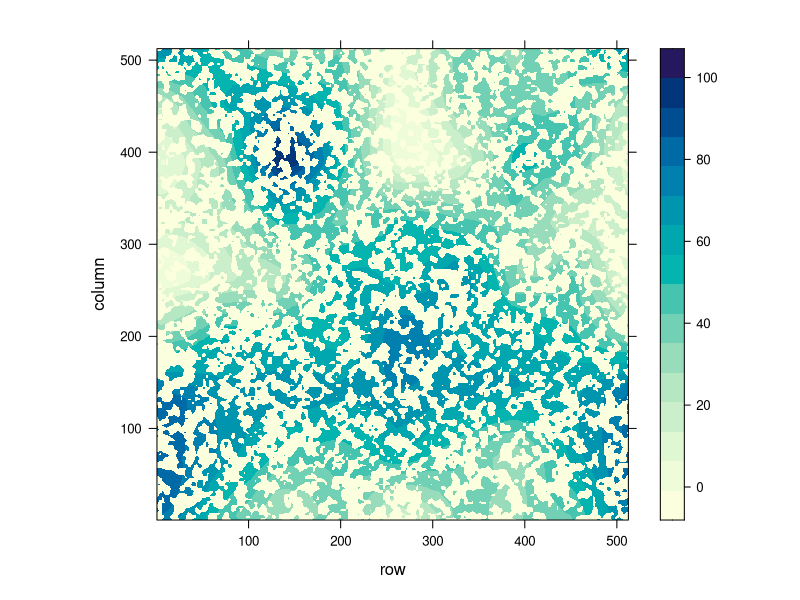

R code for this plot:
library(waveslim)
library(lattice)

#function to re-scale wavelet coefficients
waveSynth2 <- function(dim, varFun, ..., wavelet = "haar") {
  require(waveslim)
  varFun <- match.fun(varFun)
  dim <- rep(dim, length.out = 2)
  dim <- 2 ^ round(log2(dim))
  x <- matrix(rnorm(prod(dim)), dim[1], dim[2])
  nlev <- log2(min(dim))
  w <- dwt.2d(x, wavelet, nlev)
  freq <- 1 / 2 ^ rep(seq(1, nlev), each = 3)
  for (i in 1:length(freq)) w[[i]] <- w[[i]] * sqrt(varFun(freq[i], ...))
  idwt.2d(w)
}


#this is the specific functional form for rescaling wavelet coefficients

charGauss <- function(x, sigma) exp(-sigma ^ 2 * x ^ 2 / 2)


landscape.size <- 128 * 4

E <- 6
y <- waveSynth2(landscape.size, charGauss, exp(E), wavelet = "la8")

#rescale environment to range from 0-100
y <- y - min(y)
y <- y * 99.9999/max(y)

F <- 3
x <- waveSynth2(landscape.size, charGauss, exp(F), wavelet = "la8")

#-1 indicates matrix, which is 75% of landscape
prop.matrix <- 0.50

x[x < quantile(x, prop.matrix)] <- -1
x[x > quantile(x, prop.matrix)] <- 1


#combine the reserve mask and the underlying environmental grid
y2 <- x * y
y2[y2 < 0] <- -1

y2
levelplot(y2)

# 
# #To create original intact landscapes & then create fragmented reserves of different sizes
# for(E in c(-Inf,0:6)){ #a range of different scales of spatial environmental autocorrelation
#   
#   #this makes the habitat
#   y <- waveSynth2(128, charGauss, exp(E), wavelet = "la8")
#   
#   #rescale environment to range from 0-100
#   y <- y - min(y)
#   y <- y * 99.9999/max(y)
#   
#   #save intact landscape
#   name <- paste('E_exp', E, 'orig_set1.csv', sep='') 
#   # write.csv(y,name, row.names=FALSE)
#   
#   for(F in c(-Inf,0:6)){ #create a range of different reserve sizes for the same underlying landscape
#     
#     #surface used to denote reserves
#     x <- waveSynth2(128, charGauss, exp(F), wavelet = "la8")
#     
#     #-1 indicates matrix, which is 75% of landscape
#     x[x < quantile(x, 0.75)] <- -1
#     x[x > quantile(x, 0.75)] <- 1
#     #combine the reserve mask and the underlying environmental grid
#     y2 <- x*y
#     y2[y2 < 0] <- -1
#     
#     #saves the post-habitat loss landscape
#     name2 <- paste('E_exp',E,'_F_exp',F,'_set1.csv',sep='')
#     # write.csv(y2,name2,row.names=FALSE)
#   }
# }
